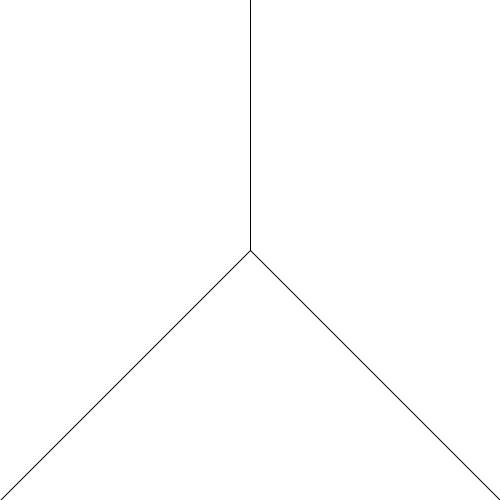
Frame 1 (no input)
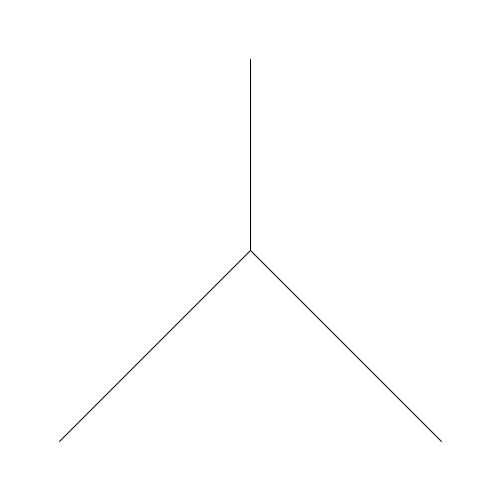
Frame 60 (the mouse pressed at the canvas centre just before this capture)
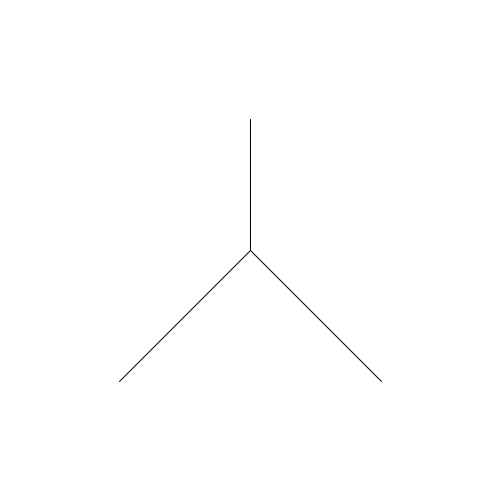
Frame 120 (the mouse held since frame 60 and released just before this capture)

The Processing sketch that drew these frames (run headless with seeded random() and noise(); from frame 60 on, the mouse is pressed at the canvas centre):

// Processing sketch: y challenge.pde
// ── y challenge.pde.pde
int x1=250;
int y1=0;
int x2=0;
int y2=500;
int x3=500;
int y3=500;

void setup(){
size(500,500);
}
void draw(){
background(255);
line(x1,y1++,250,250);
line(x2++,y2--,250,250);
line(x3--,y3--,250,250);
}
